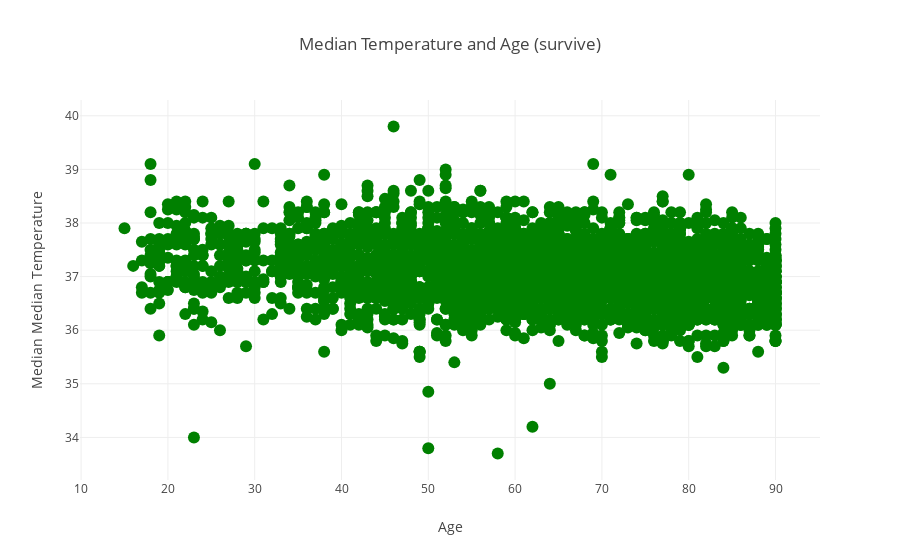

Source (notebook cell):
### Code cell
data=[trace2]
fig = graph_objs.Figure(data=data)
fig['layout'].update(title='Median Temperature and Age (survive)',
                    xaxis=dict( title='Age'), 
                    yaxis=dict( title='Median Median Temperature '),
                                        ), 
iplot(fig)

### Figure 1 — Plotly figure (JSON) as saved in the notebook; plotly's stock layout.template omitted (floating-point values rounded to 4 significant figures; data arrays with more than 128 entries replaced by an {"elided": "..."} marker saying what was removed)
{"data": [{"marker": {"color": "green", "size": 12}, "mode": "markers", "name": "survice", "type": "scatter", "uid": "9645fd8b-3f01-4068-b331-a804ebe92b4d", "x": {"elided": "3387 int values"}, "y": {"elided": "3387 float values"}}], "layout": {"title": {"text": "Median Temperature and Age (survive)"}, "xaxis": {"title": {"text": "Age"}}, "yaxis": {"title": {"text": "Median Median Temperature "}}}}
